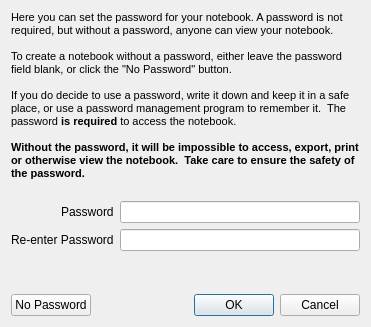
<?xml version="1.0" encoding="UTF-8"?>
<ui version="4.0">
 <class>SetPasswordDlg</class>
 <widget class="QDialog" name="SetPasswordDlg">
  <property name="geometry">
   <rect>
    <x>0</x>
    <y>0</y>
    <width>371</width>
    <height>327</height>
   </rect>
  </property>
  <property name="windowTitle">
   <string>Set Notebook Password</string>
  </property>
  <layout class="QVBoxLayout" name="verticalLayout">
   <item>
    <widget class="QLabel" name="label">
     <property name="text">
      <string>&lt;!DOCTYPE HTML PUBLIC &quot;-//W3C//DTD HTML 4.0//EN&quot; &quot;http://www.w3.org/TR/REC-html40/strict.dtd&quot;&gt;
&lt;html&gt;&lt;head&gt;&lt;meta name=&quot;qrichtext&quot; content=&quot;1&quot; /&gt;&lt;style type=&quot;text/css&quot;&gt;
p, li { white-space: pre-wrap; }
&lt;/style&gt;&lt;/head&gt;&lt;body style=&quot; font-family:'MS Shell Dlg 2'; font-size:8.25pt; font-weight:400; font-style:normal;&quot;&gt;
&lt;p style=&quot; margin-top:0px; margin-bottom:0px; margin-left:0px; margin-right:0px; -qt-block-indent:0; text-indent:0px;&quot;&gt;&lt;span style=&quot; font-size:8pt;&quot;&gt;Here you can set the password for your notebook. A password is not required, but without a password, anyone can view your notebook.&lt;/span&gt;&lt;/p&gt;
&lt;p style=&quot;-qt-paragraph-type:empty; margin-top:0px; margin-bottom:0px; margin-left:0px; margin-right:0px; -qt-block-indent:0; text-indent:0px; font-size:8pt;&quot;&gt;&lt;/p&gt;
&lt;p style=&quot; margin-top:0px; margin-bottom:0px; margin-left:0px; margin-right:0px; -qt-block-indent:0; text-indent:0px;&quot;&gt;&lt;span style=&quot; font-size:8pt;&quot;&gt;To create a notebook without a password, either leave the password field blank, or click the &amp;quot;No Password&amp;quot; button.&lt;/span&gt;&lt;/p&gt;
&lt;p style=&quot;-qt-paragraph-type:empty; margin-top:0px; margin-bottom:0px; margin-left:0px; margin-right:0px; -qt-block-indent:0; text-indent:0px; font-size:8pt;&quot;&gt;&lt;/p&gt;
&lt;p style=&quot; margin-top:0px; margin-bottom:0px; margin-left:0px; margin-right:0px; -qt-block-indent:0; text-indent:0px;&quot;&gt;&lt;span style=&quot; font-size:8pt;&quot;&gt;If you do decide to use a password, write it down and keep it in a safe place, or use a password management program to remember it.  The password &lt;/span&gt;&lt;span style=&quot; font-size:8pt; font-weight:600;&quot;&gt;is required&lt;/span&gt;&lt;span style=&quot; font-size:8pt;&quot;&gt; to access the notebook.&lt;/span&gt;&lt;/p&gt;
&lt;p style=&quot;-qt-paragraph-type:empty; margin-top:0px; margin-bottom:0px; margin-left:0px; margin-right:0px; -qt-block-indent:0; text-indent:0px; font-size:8pt;&quot;&gt;&lt;/p&gt;
&lt;p style=&quot; margin-top:0px; margin-bottom:0px; margin-left:0px; margin-right:0px; -qt-block-indent:0; text-indent:0px;&quot;&gt;&lt;span style=&quot; font-size:8pt; font-weight:600;&quot;&gt;Without the password, it will be impossible to access, export, print or otherwise view the notebook.  Take care to ensure the safety of the password.&lt;/span&gt;&lt;/p&gt;&lt;/body&gt;&lt;/html&gt;</string>
     </property>
     <property name="textFormat">
      <enum>Qt::AutoText</enum>
     </property>
     <property name="wordWrap">
      <bool>true</bool>
     </property>
    </widget>
   </item>
   <item>
    <spacer name="verticalSpacer">
     <property name="orientation">
      <enum>Qt::Vertical</enum>
     </property>
     <property name="sizeType">
      <enum>QSizePolicy::Fixed</enum>
     </property>
     <property name="sizeHint" stdset="0">
      <size>
       <width>20</width>
       <height>15</height>
      </size>
     </property>
    </spacer>
   </item>
   <item>
    <layout class="QFormLayout" name="formLayout">
     <property name="labelAlignment">
      <set>Qt::AlignRight|Qt::AlignTrailing|Qt::AlignVCenter</set>
     </property>
     <item row="0" column="0">
      <widget class="QLabel" name="label_2">
       <property name="text">
        <string>Password</string>
       </property>
      </widget>
     </item>
     <item row="0" column="1">
      <widget class="QLineEdit" name="passwordEdit">
       <property name="echoMode">
        <enum>QLineEdit::Password</enum>
       </property>
      </widget>
     </item>
     <item row="1" column="0">
      <widget class="QLabel" name="label_3">
       <property name="text">
        <string>Re-enter Password</string>
       </property>
      </widget>
     </item>
     <item row="1" column="1">
      <widget class="QLineEdit" name="reEnterPasswordEdit">
       <property name="echoMode">
        <enum>QLineEdit::Password</enum>
       </property>
      </widget>
     </item>
    </layout>
   </item>
   <item>
    <layout class="QHBoxLayout" name="horizontalLayout">
     <item>
      <widget class="QPushButton" name="noPasswordButton">
       <property name="text">
        <string>No Password</string>
       </property>
      </widget>
     </item>
     <item>
      <widget class="QDialogButtonBox" name="buttonBox">
       <property name="standardButtons">
        <set>QDialogButtonBox::Cancel|QDialogButtonBox::Ok</set>
       </property>
      </widget>
     </item>
    </layout>
   </item>
  </layout>
 </widget>
 <layoutdefault spacing="6" margin="11"/>
 <resources/>
 <connections>
  <connection>
   <sender>buttonBox</sender>
   <signal>rejected()</signal>
   <receiver>SetPasswordDlg</receiver>
   <slot>reject()</slot>
   <hints>
    <hint type="sourcelabel">
     <x>225</x>
     <y>294</y>
    </hint>
    <hint type="destinationlabel">
     <x>185</x>
     <y>163</y>
    </hint>
   </hints>
  </connection>
 </connections>
</ui>
